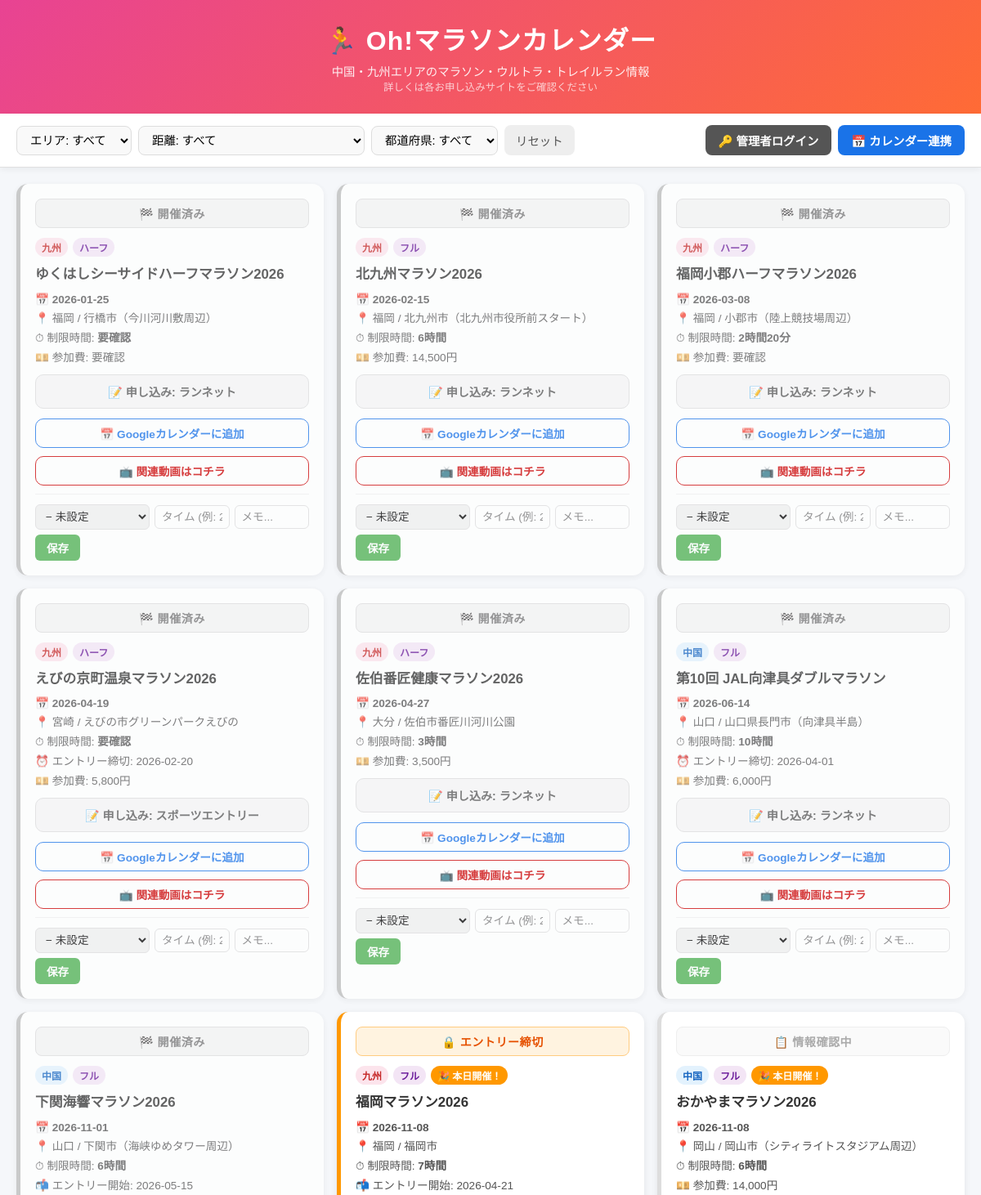
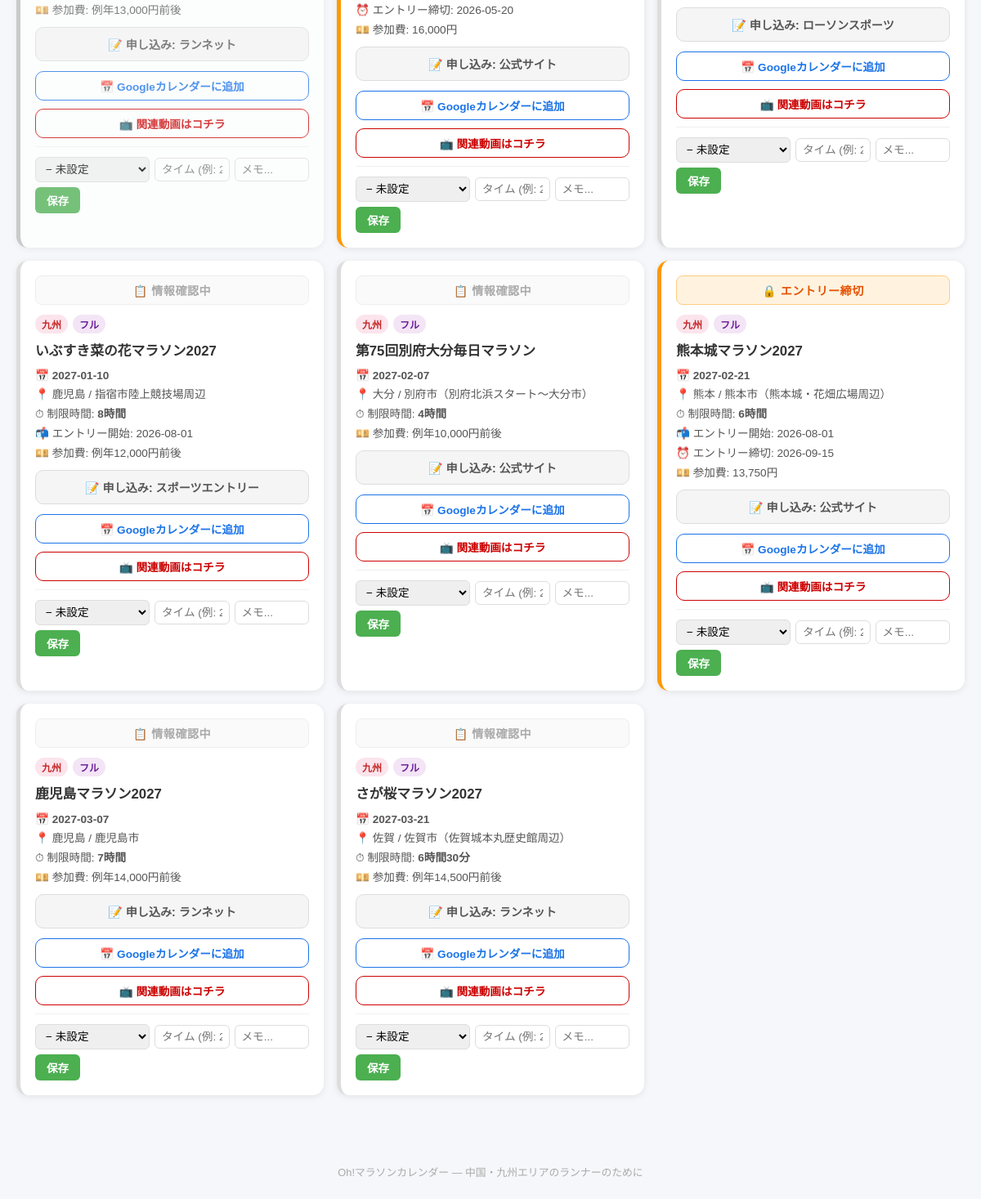
The page / on the database its author committed (2 pictures, top to bottom).
### tables this page shows
CREATE TABLE events (
            id INTEGER PRIMARY KEY AUTOINCREMENT,
            name TEXT NOT NULL,
            date TEXT NOT NULL,
            prefecture TEXT NOT NULL,
            region TEXT NOT NULL,
            distance TEXT NOT NULL,
            venue TEXT,
            entry_start TEXT,
            entry_end TEXT,
            fee TEXT,
            time_limit TEXT,
            url TEXT,
            entry_url TEXT,
            entry_site TEXT,
            confirmed INTEGER DEFAULT 0,
            source TEXT,
            youtube_url TEXT,
            updated_at TEXT DEFAULT (datetime('now', 'localtime'))
        , youtube_locked INTEGER DEFAULT 0);

### app/main.py (the view)
@app.get('/', response_class=HTMLResponse)
def index(request: Request, region: str = '', distance: str = '', pref: str = ''):
    if is_admin(request):
        visitor_id = 'admin'
        new_visitor_id = None
    else:
        visitor_id = request.cookies.get('visitor_id')
        if not visitor_id:
            visitor_id = str(uuid.uuid4())
            new_visitor_id = visitor_id
        else:
            new_visitor_id = None
    db = get_db()
    query = '''
        SELECT e.*,
            ap.status as admin_status, ap.finish_time as admin_finish_time,
            vp.status as visitor_status, vp.memo as visitor_memo,
            vp.finish_time as visitor_finish_time, vp.id as progress_id
        FROM events e
        LEFT JOIN user_progress ap ON e.id = ap.event_id AND ap.visitor_id = 'admin'
        LEFT JOIN user_progress vp ON e.id = vp.event_id AND vp.visitor_id = ?
        WHERE e.confirmed = 1
        AND e.date >= date('now', '-1 year', 'localtime')
    '''
    params = [visitor_id]
    if region:
        query += ' AND e.region = ?'
        params.append(region)
    if distance:
        if distance == 'その他':
            query += " AND e.distance NOT IN ('フル', 'ハーフ')"
        else:
            query += ' AND e.distance = ?'
            params.append(distance)
    if pref:
        query += ' AND e.prefecture = ?'
        params.append(pref)
    query += ' ORDER BY e.date ASC'
    events_raw = db.execute(query, params).fetchall()
    prefs = db.execute('SELECT DISTINCT prefecture, region FROM events ORDER BY region, prefecture').fetchall()
    today = datetime.now().strftime('%Y-%m-%d')
    def gcal_url(ev):
        date = (ev.get('date') or '').replace('-', '')
        if not date:
            return '#'
        name = ev.get('name', '')
        loc = ev.get('venue') or ev.get('prefecture') or ''
        details = f"距離: {ev.get('distance','')} / 参加費: {ev.get('fee','')} / 制限時間: {ev.get('time_limit','')}"
        from urllib.parse import quote
        return (
            f"https://calendar.google.com/calendar/render?action=TEMPLATE"
            f"&text={quote(name)}"
            f"&dates={date}/{date}"
            f"&location={quote(loc)}"
            f"&details={quote(details)}"
        )
    events = []
    for ev in events_raw:
        ev_dict = dict(ev)
        ev_dict['entry_status'] = get_entry_status(
            ev_dict.get('entry_start', ''),
            ev_dict.get('entry_end', ''),
            ev_dict.get('date', ''),
            today
        )
        events.append(ev_dict)
    db.close()
    response = templates.TemplateResponse('index.html', {
        'request': request,
        'events': events,
        'prefs': prefs,
        'selected_region': region,
        'selected_distance': distance,
        'selected_pref': pref,
        'today': today,
        'gcal_url': gcal_url,
        'is_admin': is_admin(request),
    })
    if new_visitor_id:
        response.set_cookie('visitor_id', new_visitor_id, max_age=60*60*24*365*10, httponly=True)
    return response

### templates/index.html (shortened to what this page needs)
<!DOCTYPE html>
<html lang="ja">
<head>
  <link rel="stylesheet" href="/static/css/style.css">
</head>
<body>
<header>
  <div class="header-inner">
    <h1>🏃 Oh!マラソンカレンダー</h1>
    <p class="subtitle">中国・九州エリアのマラソン・ウルトラ・トレイルラン情報<br><small style="opacity:0.8;font-size:0.78rem;">詳しくは各お申し込みサイトをご確認ください</small></p>
  </div>
</header>
<main>
  <section class="filter-section">
    <form method="get" action="/" class="filter-form">
      <select name="region" onchange="this.form.submit()">
        <option value="">エリア: すべて</option>
      </select>
      <select name="distance" onchange="this.form.submit()">
        <option value="">距離: すべて</option>
      </select>
      <select name="pref" onchange="this.form.submit()">
        <option value="">都道府県: すべて</option>
      </select>
      <a href="/" class="btn-reset">リセット</a>
    </form>
    <div class="header-actions">
      {% if is_admin %}
      <button onclick="openAddModal()" class="btn-add">＋ 大会を追加</button>
      <button onclick="runScrape()" class="btn-scrape">🔄 自動取得</button>
      <form method="post" action="/admin/logout" style="display:inline;">
        <button type="submit" class="btn-logout">🔓 ログアウト</button>
      </form>
      {% else %}
      <button onclick="openPinModal()" class="btn-login">🔑 管理者ログイン</button>
      {% endif %}
      <button onclick="openCalModal()" class="btn-cal">📅 カレンダー連携</button>
    </div>
  </section>
  <section class="events-section">
    {% if events %}
    <div class="events-grid">
      {% for ev in events %}
      <div class="event-card entry-{{ ev.entry_status }} user-{{ ev.visitor_status or 'none' }}">
        <div class="entry-status-bar status-{{ ev.entry_status }}">
          {% if ev.entry_status == 'open' %}
          ✅ エントリー受付中
          {% elif ev.entry_status == 'closed' %}
          🔒 エントリー締切
          {% elif ev.entry_status == 'finished' %}
          🏁 開催済み
          {% elif ev.entry_status == 'upcoming' %}
          📢 エントリー近日開始
          {% else %}
          📋 情報確認中
          {% endif %}
        </div>
        <div class="event-header">
          <span class="badge-region {{ ev.region }}">{{ ev.region }}</span>
          <span class="badge-distance">{{ ev.distance }}</span>
          {% if ev.date == today %}
          <span class="badge-today">🎉 本日開催！</span>
          {% endif %}
        </div>
        <h2 class="event-name">
          {% if ev.url %}<a href="{{ ev.url }}" target="_blank">{{ ev.name }}</a>{% else %}{{ ev.name }}{% endif %}
        </h2>
        <div class="event-meta">
          <div class="meta-item">📅 <strong>{{ ev.date }}</strong></div>
          <div class="meta-item">📍 {{ ev.prefecture }}{% if ev.venue %} / {{ ev.venue }}{% endif %}</div>
          {% if ev.time_limit %}<div class="meta-item">⏱ 制限時間: <strong>{{ ev.time_limit }}</strong></div>{% endif %}
          {% if ev.entry_start %}<div class="meta-item">📬 エントリー開始: {{ ev.entry_start }}</div>{% endif %}
          {% if ev.entry_end %}<div class="meta-item">⏰ エントリー締切: {{ ev.entry_end }}</div>{% endif %}
          {% if ev.fee %}<div class="meta-item">💴 参加費: {{ ev.fee }}</div>{% endif %}
        </div>
        {% if ev.entry_site %}
        <div class="btn-entry btn-entry-info">
          📝 申し込み: {{ ev.entry_site }}
        </div>
        {% endif %}
        <a href="{{ gcal_url(ev) }}" target="_blank" rel="noopener" class="btn-gcal">
          📅 Googleカレンダーに追加
        </a>
        {% if ev.youtube_url %}
        <a href="{{ ev.youtube_url }}" target="_blank" rel="noopener" class="btn-youtube">
          📺 関連動画はコチラ
        </a>
        {% endif %}
        <div class="progress-section">
          <form method="post" action="/progress/{{ ev.id }}" class="progress-form">
            <select name="status" class="status-select">
              <option value="none" {% if not ev.visitor_status or ev.visitor_status=='none' %}selected{% endif %}>− 未設定</option>
            </select>
            <input type="text" name="finish_time" placeholder="タイム (例: 2:05:30)" value="{{ ev.visitor_finish_time or '' }}" class="time-input">
            <input type="text" name="memo" placeholder="メモ..." value="{{ ev.visitor_memo or '' }}" class="memo-input">
            <button type="submit" class="btn-save">保存</button>
          </form>
        </div>
      </div>
      {% endfor %}
    </div>
    {% else %}
    <div class="empty-state"><p>該当する大会が見つかりませんでした。</p></div>
    {% endif %}
  </section>
</main>
<footer>
  <p>Oh!マラソンカレンダー — 中国・九州エリアのランナーのために</p>
</footer>
</body>
</html>

### rows shown on the page
events: shows "🏁 開催済み", region "九州", distance "ハーフ", name "ゆくはしシーサイドハーフマラソン2026", date "2026-01-25", prefecture "福岡", venue "行橋市（今川河川敷周辺）", time_limit "要確認", fee "要確認", entry_site "ランネット"
events: shows "🏁 開催済み", region "九州", distance "フル", name "北九州マラソン2026", date "2026-02-15", prefecture "福岡", venue "北九州市（北九州市役所前スタート）", time_limit "6時間", fee "14,500円", entry_site "ランネット"
events: shows "🏁 開催済み", region "九州", distance "ハーフ", name "福岡小郡ハーフマラソン2026", date "2026-03-08", prefecture "福岡", venue "小郡市（陸上競技場周辺）", time_limit "2時間20分", fee "要確認", entry_site "ランネット"
events: shows "🏁 開催済み", region "九州", distance "ハーフ", name "えびの京町温泉マラソン2026", date "2026-04-19", prefecture "宮崎", venue "えびの市グリーンパークえびの", time_limit "要確認", entry_end "2026-02-20", fee "5,800円", entry_site "スポーツエントリー"
events: shows "🏁 開催済み", region "九州", distance "ハーフ", name "佐伯番匠健康マラソン2026", date "2026-04-27", prefecture "大分", venue "佐伯市番匠川河川公園", time_limit "3時間", fee "3,500円", entry_site "ランネット"
events: shows "🏁 開催済み", region "中国", distance "フル", name "第10回 JAL向津具ダブルマラソン", date "2026-06-14", prefecture "山口", venue "山口県長門市（向津具半島）", time_limit "10時間", entry_end "2026-04-01", fee "6,000円", entry_site "ランネット"
events: shows "🏁 開催済み", region "中国", distance "フル", name "下関海響マラソン2026", date "2026-11-01", prefecture "山口", venue "下関市（海峡ゆめタワー周辺）", time_limit "6時間", entry_start "2026-05-15", fee "例年13,000円前後", entry_site "ランネット"
events: shows "🔒 エントリー締切", region "九州", distance "フル", shows "🎉 本日開催！", name "福岡マラソン2026", date "2026-11-08", prefecture "福岡", venue "福岡市", time_limit "7時間", entry_start "2026-04-21", entry_end "2026-05-20", fee "16,000円", entry_site "公式サイト"
events: shows "📋 情報確認中", region "中国", distance "フル", shows "🎉 本日開催！", name "おかやまマラソン2026", date "2026-11-08", prefecture "岡山", venue "岡山市（シティライトスタジアム周辺）", time_limit "6時間", fee "14,000円", entry_site "ローソンスポーツ"
events: shows "📋 情報確認中", region "九州", distance "フル", name "いぶすき菜の花マラソン2027", date "2027-01-10", prefecture "鹿児島", venue "指宿市陸上競技場周辺", time_limit "8時間", entry_start "2026-08-01", fee "例年12,000円前後", entry_site "スポーツエントリー"
events: shows "📋 情報確認中", region "九州", distance "フル", name "第75回別府大分毎日マラソン", date "2027-02-07", prefecture "大分", venue "別府市（別府北浜スタート〜大分市）", time_limit "4時間", fee "例年10,000円前後", entry_site "公式サイト"
events: shows "🔒 エントリー締切", region "九州", distance "フル", name "熊本城マラソン2027", date "2027-02-21", prefecture "熊本", venue "熊本市（熊本城・花畑広場周辺）", time_limit "6時間", entry_start "2026-08-01", entry_end "2026-09-15", fee "13,750円", entry_site "公式サイト"
events: shows "📋 情報確認中", region "九州", distance "フル", name "鹿児島マラソン2027", date "2027-03-07", prefecture "鹿児島", venue "鹿児島市", time_limit "7時間", fee "例年14,000円前後", entry_site "ランネット"
events: shows "📋 情報確認中", region "九州", distance "フル", name "さが桜マラソン2027", date "2027-03-21", prefecture "佐賀", venue "佐賀市（佐賀城本丸歴史館周辺）", time_limit "6時間30分", fee "例年14,500円前後", entry_site "ランネット"
